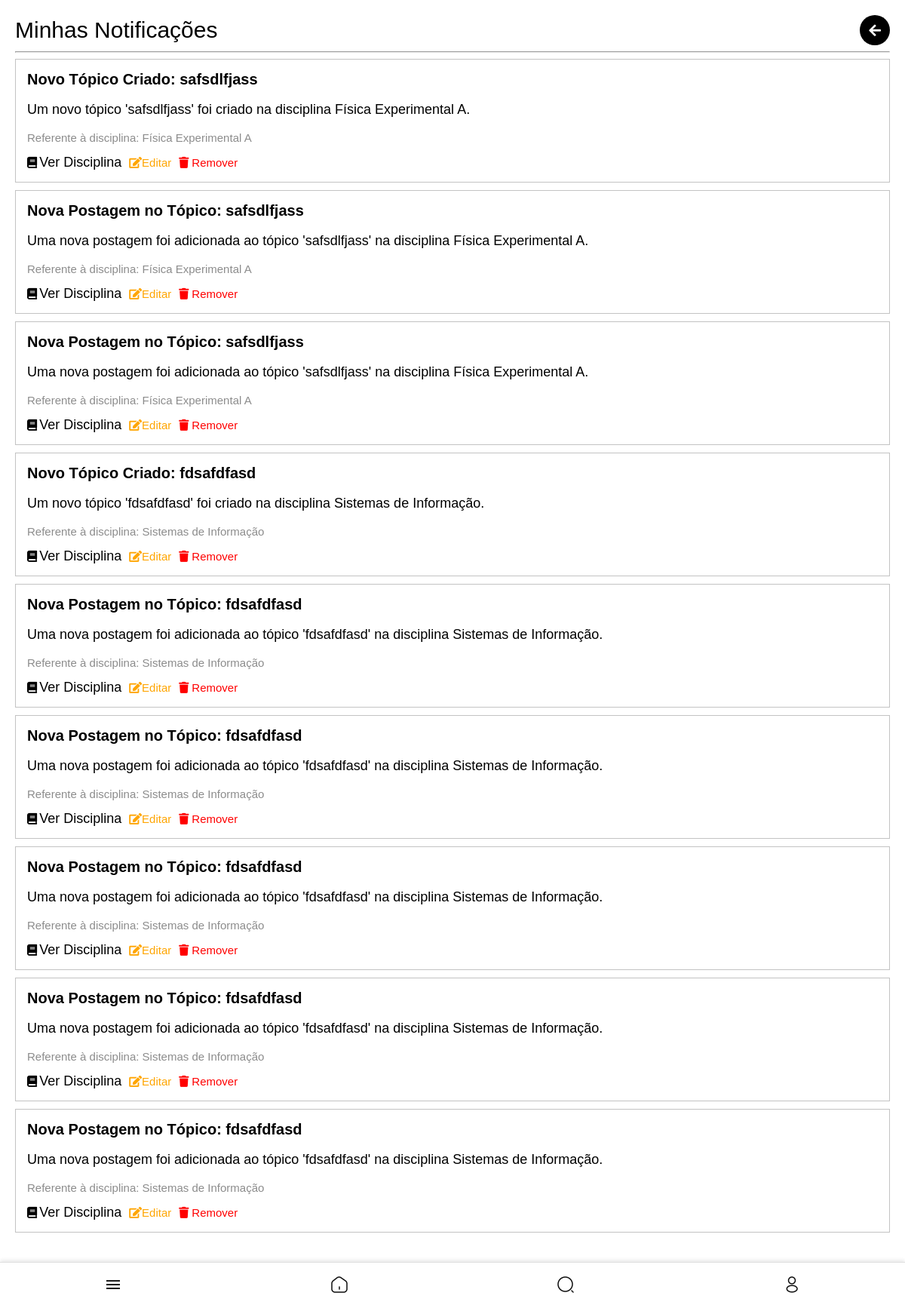
Page /notificacoes/minhas/ (signed in) on the committed database.
### core/models.py (models this page shows, shortened)
class Notificacao(models.Model):
    titulo = models.CharField(max_length=255)
    mensagem = models.TextField()
    criado_em = models.DateTimeField(auto_now_add=True)
    criador = models.ForeignKey(settings.AUTH_USER_MODEL, on_delete=models.CASCADE, related_name='notificacoes_criadas')
    destinatarios = models.ManyToManyField(settings.AUTH_USER_MODEL, related_name='notificacoes_recebidas')
    disciplina = models.ForeignKey('Disciplina', null=True, blank=True, on_delete=models.SET_NULL, related_name='notificacoes')
    evento = models.ForeignKey('Evento', null=True, blank=True, on_delete=models.SET_NULL, related_name='notificacoes')
    topico = models.ForeignKey('Topico', null=True, blank=True, on_delete=models.SET_NULL, related_name='notificacoes')  # Novo campo
    excluidas_por = models.ManyToManyField(settings.AUTH_USER_MODEL, related_name='notificacoes_excluidas', blank=True)

class Disciplina(models.Model):
    nome = models.CharField(max_length=255)
    codigo = models.CharField(max_length=10)
    curso = models.CharField(max_length=255)
    semestre = models.CharField(max_length=10)
    tipo = models.CharField(max_length=50)
    sala = models.ForeignKey(Sala, on_delete=models.SET_NULL, null=True, blank=True, related_name='disciplinas')
    professor_responsavel = models.ForeignKey(
        settings.AUTH_USER_MODEL,
        null=True,
        blank=True,
        on_delete=models.SET_NULL,
        limit_choices_to={'user_type': 'professor'}
    )
    turma = models.IntegerField(default=1)

### core/views.py (the view)
# urls.py: path('notificacoes/minhas/', views.minhas_notificacoes, name='minhas_notificacoes'),
@login_required
def minhas_notificacoes(request):
    notificacoes = Notificacao.objects.filter(criador=request.user)
    return render(request, 'core/minhas_notificacoes.html', {'notificacoes': notificacoes})

### templates/core/minhas_notificacoes.html (shortened to what this page needs)
{% extends 'core/base.html' %}
{% block content %}
<div class="disciplinas-add-container">
    <div class="header-container">
        <h1>Minhas Notificações</h1>
        <div class="actions">
            <button class="icon-btn" onclick="history.back();">
                <i class="fa fa-arrow-left"></i>
            </button>
        </div>
    </div>
    <hr>
    <div class="professores-container">
        <ul class="disciplinas-add-list">
            {% for notificacao in notificacoes %}
            <li class="topico-detail-item">
                <div class="postagem-conteudo">
                    <h5 class="disciplina-nome" style="font-size: min(20px, 7vw); margin-top: 0; margin-bottom: 0;">{{ notificacao.titulo }}</h5>
                    <p class="disciplina-nome" style="font-size: min(18px, 5vw); color: black;">{{ notificacao.mensagem }}</p>
                    {% if notificacao.disciplina %}
                        <p class="disciplina-nome" style="font-size: min(15px, 3.5vw); color: #8c8c8c; margin-bottom:0; margin-top: 0;">Referente à disciplina: {{ notificacao.disciplina.nome }}</p>
                    {% endif %}
                    <div style="display: flex; flex-direction: row; gap: min(2vw,10px); font-size: min(15px, 3.5vw); margin-top: min(14px,4vw); padding: 0;">
                        {% if notificacao.disciplina %}
                            <a href="{% url 'detalhe_disciplina' notificacao.disciplina.id %}" class="icon-btn">
                                <i class="fa fa-book" style=" font-size: min(15px, 3.5vw);margin-right:min(1vw,3px);"></i> Ver Disciplina
                            </a>
                        {% endif %}
                        <a href="{% url 'editar_notificacao' notificacao.id %}" class="icon-btn" style="font-size: min(15px, 3.5vw); color: orange;">
                            <i class="fa fa-edit" style="font-size: min(15px, 3.5vw)"></i> Editar
                        </a>
                        <a href="{% url 'remover_notificacao' notificacao.id %}" class="icon-btn remover-btn" style="font-size: min(15px, 3.5vw); color: red;">
                            <i class="fa fa-trash" style="font-size: min(15px, 3.5vw)"></i> Remover
                        </a>
                    </div>
                </div>
            </li>
            {% empty %}
            <li class="empty-result" style="font-size: min(15px, 4vw); color: #8c8c8c;">Você não criou nenhuma notificação ainda.</li>
            {% endfor %}
        </ul>
    </div>
</div>
{% endblock %}

### static/style.css (style rules this page uses)
@media (min-width: 769px) { body { font-family: Arial, sans-serif; background-color: rgb(234, 234, 234); display: flex; flex-direction: column; align-items: center; justify-content: flex-start; min-height: 100vh; margin: 0; padding-bottom: 5vw; } }
@media (min-width: 769px) { a { text-decoration: none; color: #000000; } }
@media (min-width: 769px) { .header-container { display: flex; flex-direction: row; justify-content: space-between; align-items: center; } }
@media (min-width: 769px) { .actions { display: flex; flex-direction: row; gap: min(10px, 2vw); justify-content: center; align-items: center; } }
@media (min-width: 769px) { .actions .icon-btn { display: flex; flex-direction: row; justify-content: center; background-color: #000; color: #fff; border: none; border-radius: 50%; width: min(40px, 8vw); height: min(40px, 8vw); font-size: min(18px, 4vw); cursor: pointer; text-decoration: none; } }
@media (min-width: 769px) { .disciplinas-add-container { padding: min(6vw, 20px); font-family: Arial, sans-serif; padding-bottom: min(20vw,80px); width: 100vw; box-sizing: border-box; } }
@media (min-width: 769px) { .disciplinas-add-container h1 { font-size: min(30px,6vw); margin-bottom: 0; margin-top: 0; font-weight:normal; text-align: left; } }
@media (min-width: 769px) { .disciplinas-add-list { list-style: none; padding: 0; margin: 0; display: flex; flex-direction: column; } }
@media (min-width: 769px) { .disciplinas-add-list { display: flex; justify-content: center; align-items: center; margin-bottom: min(10px); } }
@media (min-width: 769px) { .icon-btn { background: none; border: none; font-size: min(18px, 4vw); color: #000000; cursor: pointer; text-decoration: none; display: flex; align-items: center; justify-content: center; } }
@media (min-width: 769px) { .topico-info p,a { font-size: min(12px); color: grey; } }
@media (min-width: 769px) { .topico-detail-item { display: flex; align-items: center; background-color: #fff; border: 1px solid #c3c3c3; margin-bottom: min(10px, 6vw); padding: min(15px, 6vw); text-align: left; width: 100%; box-sizing: border-box; position: relative; } }
@media (min-width: 769px) { .topico-detail-item { display: flex; flex-direction: column; justify-content: left; background-color: #fff; border: 1px solid #c3c3c3; margin-bottom: min(10px, 6vw); padding: min(15px, 6vw); text-align: left; width: 100%; box-sizing: border-box; } }
@media (min-width: 769px) { .postagem-conteudo { display: flex; flex-direction: column; justify-content: left; align-items: flex-start; padding: 0; margin: 0; width: 100%; box-sizing: border-box; } }
@media (min-width: 769px) { .remover-btn { display: flex; align-items: center; gap: min(4px, 1vw); font-size: min(14px, 2vw); text-decoration: none; } }
@media (min-width: 769px) { .remover-btn i { font-size: min(14px,2vw); } }

### templates/core/minhas_notificacoes.html (style rules this page uses)
body { background-color: white; margin: 0; padding: 0; box-sizing: border-box; overflow-x: hidden; }
html, body { width: 100%; }

### rows in the picture
Notificacao: titulo "Novo Tópico Criado: safsdlfjass", mensagem "Um novo tópico 'safsdlfjass' foi criado na disciplina Física Experimental A.", disciplina.nome "Física Experimental A", shows "Ver Disciplina"
Notificacao: titulo "Nova Postagem no Tópico: safsdlfjass", mensagem "Uma nova postagem foi adicionada ao tópico 'safsdlfjass' na disciplina Física Experimental A.", disciplina.nome "Física Experimental A", shows "Ver Disciplina"
Notificacao: titulo "Nova Postagem no Tópico: safsdlfjass", mensagem "Uma nova postagem foi adicionada ao tópico 'safsdlfjass' na disciplina Física Experimental A.", disciplina.nome "Física Experimental A", shows "Ver Disciplina"
Notificacao: titulo "Novo Tópico Criado: fdsafdfasd", mensagem "Um novo tópico 'fdsafdfasd' foi criado na disciplina Sistemas de Informação.", disciplina.nome "Sistemas de Informação", shows "Ver Disciplina"
Notificacao: titulo "Nova Postagem no Tópico: fdsafdfasd", mensagem "Uma nova postagem foi adicionada ao tópico 'fdsafdfasd' na disciplina Sistemas de Informação.", disciplina.nome "Sistemas de Informação", shows "Ver Disciplina"
Notificacao: titulo "Nova Postagem no Tópico: fdsafdfasd", mensagem "Uma nova postagem foi adicionada ao tópico 'fdsafdfasd' na disciplina Sistemas de Informação.", disciplina.nome "Sistemas de Informação", shows "Ver Disciplina"
Notificacao: titulo "Nova Postagem no Tópico: fdsafdfasd", mensagem "Uma nova postagem foi adicionada ao tópico 'fdsafdfasd' na disciplina Sistemas de Informação.", disciplina.nome "Sistemas de Informação", shows "Ver Disciplina"
Notificacao: titulo "Nova Postagem no Tópico: fdsafdfasd", mensagem "Uma nova postagem foi adicionada ao tópico 'fdsafdfasd' na disciplina Sistemas de Informação.", disciplina.nome "Sistemas de Informação", shows "Ver Disciplina"
Notificacao: titulo "Nova Postagem no Tópico: fdsafdfasd", mensagem "Uma nova postagem foi adicionada ao tópico 'fdsafdfasd' na disciplina Sistemas de Informação.", disciplina.nome "Sistemas de Informação", shows "Ver Disciplina"
